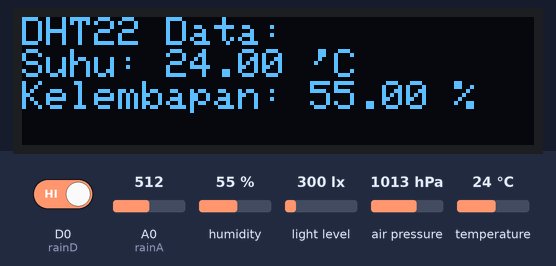
This sketch was run on a simulated ESP8266 (NodeMCU). Shown: 128×32 one-colour display. Inputs (shaded band) come from the test bench; at power-on: humidity 55 %, A0 (rainA) = 512, D0 (rainD) HIGH, light level 300 lx, air pressure 1013 hPa, temperature 24 °C. WiFi joins after 1.5 s; servers stay silent unless stated; uploads are accepted with an empty reply; what the sketch prints to the serial monitor is not drawn.

Above: at 5.3 s.
5.4 s: humidity set to 22 %
At 13.3 s:
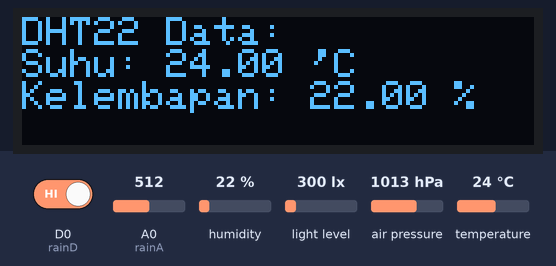
13.6 s: A0 (rainA) set to 716
At 19.7 s:
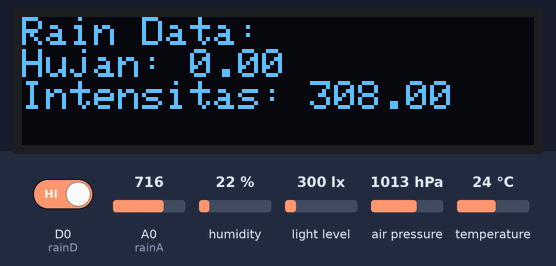
21.7 s: D0 (rainD) driven LOW
At 26.9 s:
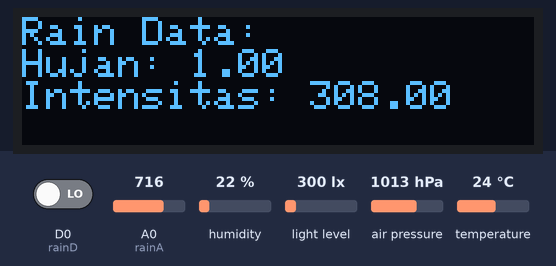
29.7 s: light level set to 40 lx
At 32.8 s:
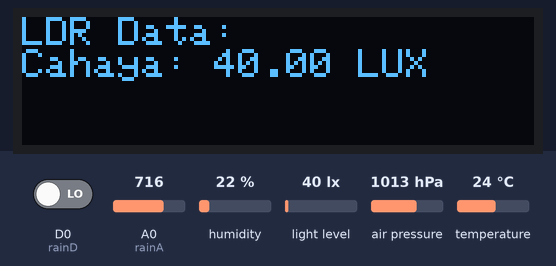
35.7 s: air pressure set to 952 hPa
At 39.5 s:
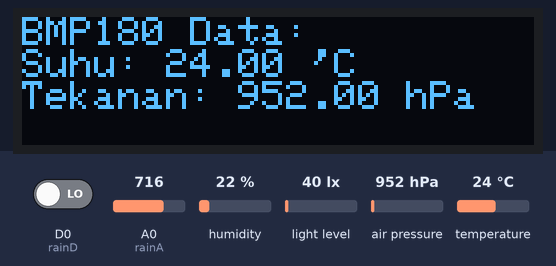
41.8 s: temperature set to 2 °C
At 45.2 s:
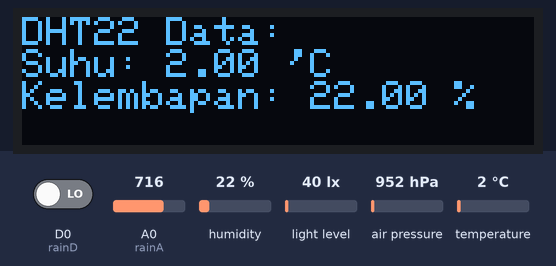
Timing chart, 0 to 46.7 s (numbered marks = the images above; inputs shaded):
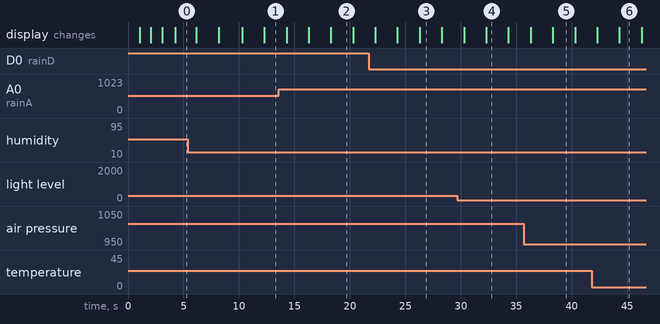

Measured:
- what the display in image 2 shows lasts 2.0 s, from 18.3 s to 20.3 s

The sketch:

weather.ino
```cpp
#include <ESP8266WiFi.h>
#include <ESP8266HTTPClient.h>
#include <Adafruit_SSD1306.h>
#include <DHT.h>
#include <Adafruit_BMP085.h>
#include <BH1750.h>
#include <Wire.h>

#define DHTPIN D3                     // Pin yang terhubung ke sensor DHT22
#define DHTTYPE DHT22                 // DHT 22  (AM2302)
const int rainA = A0;              // sensor hujan analog
const int rainD = D0;              // sensor hujan digital
const char* ssid = "xxxx";             //nama wifi
const char* password = "xxxxx";  //password wifi

Adafruit_SSD1306 display(128, 32, &Wire, -1);
DHT dht(DHTPIN, DHTTYPE);             //init dht
Adafruit_BMP085 bmp;                  //init bmp
BH1750 lux;                           //init lux

struct SensorData {
  float suhu;
  float kelembapan;
  float tekanan;
  float suhubmp;
  float cahaya;
  float intensitas;
  float air;
};

void setup() {
  pinMode (rainA, INPUT);
  pinMode (rainD, INPUT);

  Serial.begin(9600);
  WiFi.begin(ssid, password);
  display.begin(SSD1306_SWITCHCAPVCC, 0x3C);
  Wire.begin(D2, D1);
  dht.begin();

  if (WiFi.status() != WL_CONNECTED) {
    Serial.println("Menghubungkan ke WiFi...");
    sensorinit("Menghubungkan ke WiFi...");
    delay(1000);
  }else{
    sensorinit("Koneksi Wifi OK");
    delay(1000);
  }

  if (!lux.begin()) {
    Serial.println("Sensor LUX tidak ditemukan!");
    sensorinit("Sensor LUX tidak ditemukan!");
    while (1);
  }else{
    sensorinit("Sensor LUX OK");
    delay(1000);
  }

  if (!bmp.begin()) {
    Serial.println("Sensor BMP tidak ditemukan!");
    sensorinit("Sensor BMP tidak ditemukan!");
    while (1);
  }else{
    sensorinit("Sensor BMP OK");
    delay(1000);
  }

  sensorinit("Sistem OK");
  delay(1000);
  Serial.println("Kelembapan(%)   Suhu dht22('c)    Tekanan(hpa)    suhu BMP('c)   cahaya(LUX)   intensitas   hujan?");
}

SensorData SensorDHT() {
  SensorData data;
  data.suhu = dht.readTemperature();
  data.kelembapan = dht.readHumidity();

  Serial.print(String(data.kelembapan) +"           "+ String(data.suhu));

  return data;
}

SensorData SensorBMP() {
  SensorData data;
  data.suhubmp = bmp.readTemperature();
  data.tekanan = bmp.readPressure() / 100.0;

  Serial.print("             " + String(data.tekanan) +"          " + String(data.suhubmp));
  return data;
}

SensorData SensorLUX() {
  SensorData data;
  data.cahaya = lux.readLightLevel();

  Serial.print("          " + String(data.cahaya));
  return data;
}

SensorData SensorRAIN() {
  SensorData data;
  data.intensitas = 1024 - analogRead(rainA);
  data.air = 1 - digitalRead(rainD);
  Serial.print("         " + String(data.intensitas));
  Serial.print("         " + String(data.air));
  Serial.println("");
  return data;
}

void sensorinit(String value){
  display.clearDisplay();
  display.setCursor(0, 0);
  display.setTextColor(WHITE);
  display.setTextSize(1.2);
  display.println(value);
  display.display();
}

void displaySensorData(SensorData dhtData, SensorData bmpData, SensorData luxData, SensorData rainData, int displaysensors) {
  display.clearDisplay();
  display.setCursor(0, 0);
  display.setTextColor(WHITE);
  display.setTextSize(1.2);

  switch (displaysensors) {
    case 0:
      display.println("DHT22 Data:");
      display.print("Suhu: ");
      display.print(dhtData.suhu);
      display.println(" 'C");
      display.print("Kelembapan: ");
      display.print(dhtData.kelembapan);
      display.println(" %");
      break;
    case 1:
      display.println("BMP180 Data:");
      display.print("Suhu: ");
      display.print(bmpData.suhubmp);
      display.println(" 'C");
      display.print("Tekanan: ");
      display.print(bmpData.tekanan);
      display.println(" hPa");
      break;
    case 2:
      display.println("LDR Data:");
      display.print("Cahaya: ");
      display.print(luxData.cahaya);
      display.println(" LUX");
      break;
    case 3:
      display.println("Rain Data:");
      display.print("Hujan: ");
      display.print(rainData.air);
      display.println("");
      display.print("Intensitas: ");
      display.print(rainData.intensitas);
      display.println("");
      break;
    default:
      break;
  }

  display.display();
}

void kirimdata(SensorData dhtData, SensorData bmpData, SensorData luxData, SensorData rainData) {
  HTTPClient http;
  WiFiClient client;

  if (http.begin(client, "http://xxxxxx/?page=insert&device_id=xxx")) {
    http.addHeader("Content-Type", "application/x-www-form-urlencoded");
    String data = "password=wadsacwas&suhudht=" + String(dhtData.suhu) + "&kelembapan=" + String(dhtData.kelembapan) + "&suhubmp=" + String(bmpData.suhubmp) + "&tekanan=" + String(bmpData.tekanan)+ "&cahaya=" + String(luxData.cahaya)+ "&air=" + String(rainData.air)+ "&intensitas=" + String(rainData.intensitas);
    int httpResponseCode = http.POST(data);
    String response = http.getString();
    Serial.println(httpResponseCode);
    Serial.println(response);

    http.end();
  } else {
    Serial.println("Gagal terhubung ke server");
  }
}

void loop() {
  static unsigned long previousTime = 0;
  static unsigned long displayDelay = 2000;    // Delay antara tampilan data
  static unsigned long sendDataDelay = 10000;  // Delay antara pengiriman data
  static int displaysensors = 0;
  static unsigned long previousSendTime = 0;

  unsigned long currentTime = millis();

  if (currentTime - previousTime >= displayDelay) {
    previousTime = currentTime;

    SensorData dhtData = SensorDHT();
    SensorData bmpData = SensorBMP();
    SensorData luxData = SensorLUX();
    SensorData rainData = SensorRAIN();

    displaySensorData(dhtData, bmpData, luxData, rainData, displaysensors);
    if(displaysensors<3){
      displaysensors++;
    }else{
      displaysensors = 0;
    }
  }

  if (currentTime - previousSendTime >= sendDataDelay) {
    previousSendTime = currentTime;

    SensorData dhtData = SensorDHT();
    SensorData bmpData = SensorBMP();
    SensorData luxData = SensorLUX();
    SensorData rainData = SensorRAIN();

    kirimdata(dhtData, bmpData, luxData, rainData);
  }
}
```
